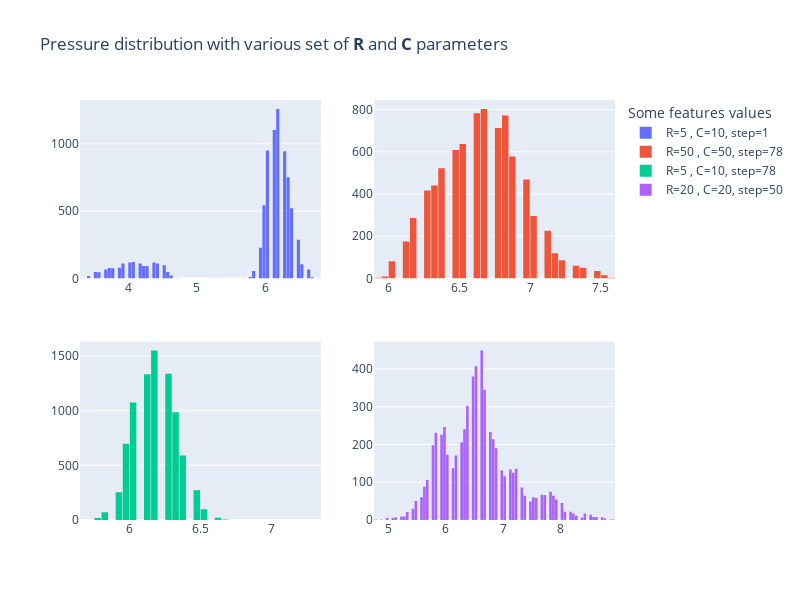

Notebook code cell kept with this figure:
### Markdown cell above
Even within uniform parameters `pressure` differs significantly.

### Code cell
# Some distribution pressure for arbitrary set of parameters
fig5 = make_subplots(rows = 2,cols = 2)
fig5.append_trace(go.Histogram(x=df[(df.R == 5) & (df.C == 10) & (df.step == 1)].pressure, name='R=5 , C=10, step=1'),row=1,col=1)
fig5.append_trace(go.Histogram(x=df[(df.R == 50) & (df.C == 50) & (df.step == 78)].pressure, name='R=50 , C=50, step=78'),row=1,col=2)
fig5.append_trace(go.Histogram(x=df[(df.R == 5) & (df.C == 10) & (df.step == 78)].pressure, name='R=5 , C=10, step=78'),row=2,col=1)
fig5.append_trace(go.Histogram(x=df[(df.R == 20) & (df.C == 20) & (df.step == 50)].pressure, name='R=20 , C=20, step=50'),row=2,col=2)
fig5.update_layout(height = 600,width = 800,title = "Pressure distribution with various set of <b>R</b> and <b>C</b> parameters", bargap=0.08, legend_title='Some features values')

### Figure 1 — Plotly figure (JSON) as saved in the notebook; plotly's stock layout.template omitted (floating-point values rounded to 4 significant figures; data arrays with more than 128 entries replaced by an {"elided": "..."} marker saying what was removed)
{"data": [{"name": "R=5 , C=10, step=1", "type": "histogram", "x": {"elided": "8312 float values"}, "xaxis": "x", "yaxis": "y"}, {"name": "R=50 , C=50, step=78", "type": "histogram", "x": {"elided": "8189 float values"}, "xaxis": "x2", "yaxis": "y2"}, {"name": "R=5 , C=10, step=78", "type": "histogram", "x": {"elided": "8312 float values"}, "xaxis": "x3", "yaxis": "y3"}, {"name": "R=20 , C=20, step=50", "type": "histogram", "x": {"elided": "6208 float values"}, "xaxis": "x4", "yaxis": "y4"}], "layout": {"bargap": 0.08, "height": 600, "legend": {"title": {"text": "Some features values"}}, "title": {"text": "Pressure distribution with various set of <b>R</b> and <b>C</b> parameters"}, "width": 800, "xaxis": {"anchor": "y", "domain": [0, 0.45]}, "xaxis2": {"anchor": "y2", "domain": [0.55, 1]}, "xaxis3": {"anchor": "y3", "domain": [0, 0.45]}, "xaxis4": {"anchor": "y4", "domain": [0.55, 1]}, "yaxis": {"anchor": "x", "domain": [0.575, 1]}, "yaxis2": {"anchor": "x2", "domain": [0.575, 1]}, "yaxis3": {"anchor": "x3", "domain": [0, 0.425]}, "yaxis4": {"anchor": "x4", "domain": [0, 0.425]}}}
